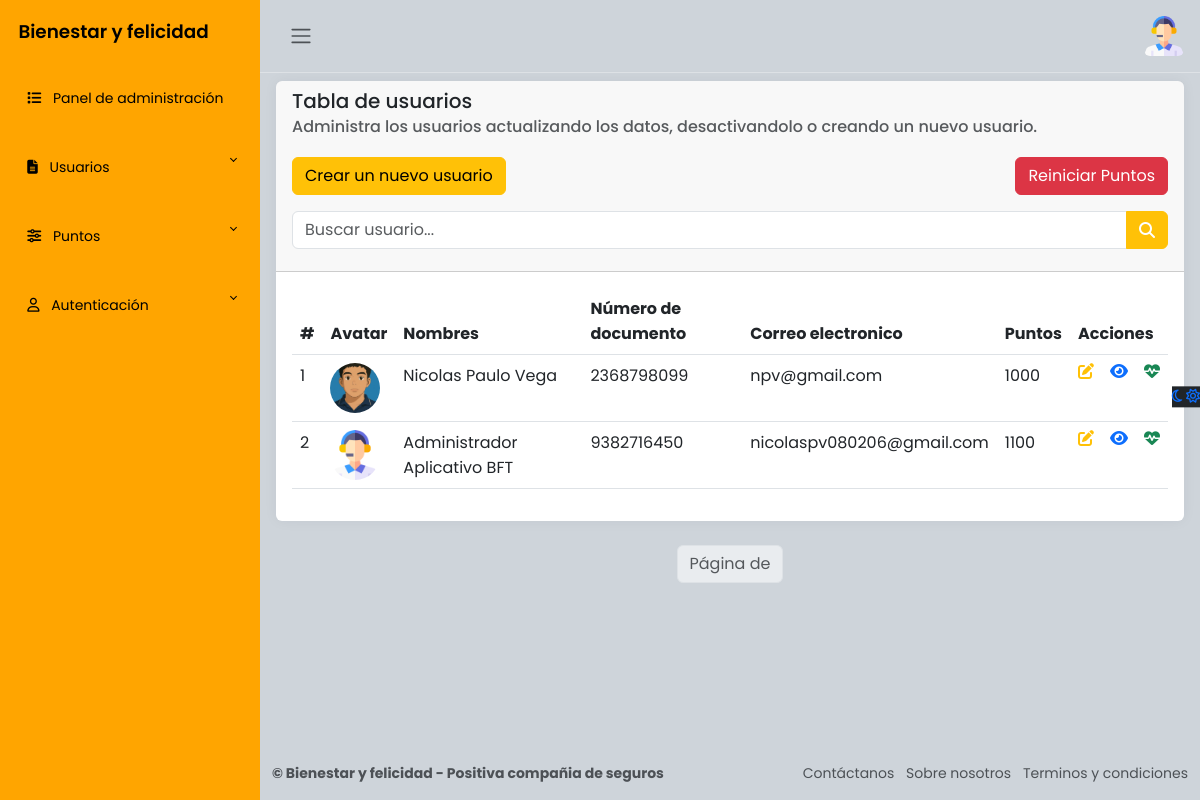
/admin_panel/usuarios (signed in), run on the app's committed database.
### apps/usuarios/models.py (models this page shows, shortened)
class Usuarios(AbstractBaseUser, PermissionsMixin):
    avatar = models.FileField('Avatar', upload_to='usuarios/', null=True, blank=True)
    nombres = models.CharField('Nombres', max_length=50)
    apellidos = models.CharField('Apellidos', max_length=100)
    numero_documento = models.IntegerField('Número de documento', primary_key=True, unique=True)
    correo = models.EmailField('Correo electrónico', max_length=255, unique=True)
    puntos_totales = models.IntegerField('Número total de puntos', default=1000)
    password = models.CharField('Contraseña', max_length=255)
    ultimo_reinicio = models.DateField('Ultimo reinicio de puntos', default=now) # Reiniciar puntos
    is_active = models.BooleanField(default=True)
    is_staff = models.BooleanField(default=False)
    objects = UsuariosManager()
    USERNAME_FIELD = 'numero_documento'
    REQUIRED_FIELDS = ['nombres', 'apellidos', 'correo']
    class Meta:
        verbose_name = 'Usuario'
        verbose_name_plural = 'Usuarios'

### apps/usuarios/views.py (the view)
# urls.py: path('admin_panel/usuarios', login_required(usuarios), name="list_usuarios"),
@login_required(login_url='/accounts/login/')
@user_passes_test(is_staff, login_url='/')
def usuarios(request):
    usuarios = Usuarios.objects.all()
    query = request.GET.get('q', '') # Consultar
    if query:
        usuarios = usuarios.filter(
            Q(numero_documento__icontains = query) |
            Q(nombres__icontains = query) |
            Q(apellidos__icontains = query)
        )
    paginator = Paginator(usuarios,10) # tomar 10 usuarios para paginar
    page_number = request.GET.get('page') # Paginar
    usuarios_paginados = paginator.get_page(page_number) # Mostrar los usuarios paginados
    return render(request, 'admin_dashboard/usuarios/users.html', {'usuario': usuarios_paginados, 'query': query})

### apps/usuarios/views.py (called while the page is built)
def is_staff(user):
    return user.is_active and user.is_staff # Validar si es administrador y esta activo

### apps/usuarios/templates/admin_dashboard/usuarios/users.html (shortened to what this page needs)
{% extends "admin_dashboard/layout.html" %}
{% load static %}
{% block content %}
<main class="content px-3 py-2">
    <div class="card border-0">
        <div class="card-header">
            <h5 class="card-title">
                Tabla de usuarios
            </h5>
            <h6 class="card-subtitle text-muted">
                Administra los usuarios actualizando los datos, desactivandolo o creando un nuevo usuario.
            </h6><br>
            <div class="d-flex justify-content-between w-100">
                <a href="{% url "crear_usuario" %}" class="btn btn-warning">Crear un nuevo usuario</a>
                <a href="{% url "reiniciar_puntos" %}" class="btn btn-danger">Reiniciar Puntos</a>
            </div>
            <form method="get" class="mt-3">
                <div class="input-group">
                    <input type="text" name="q" class="form-control" placeholder="Buscar usuario..." value="{{ request.GET.q }}">
                    <button type="submit" class="btn btn-warning text-white"><i class="fa-solid fa-magnifying-glass"></i></button>
                </div>
            </form>
        </div>
        <div class="card-body">
            <table class="table">
                <thead>
                    <tr>
                        <th scope="col">#</th>
                        <th scope="col">Avatar</th>
                        <th scope="col">Nombres</th>
                        <th scope="col">Número de documento</th>
                        <th scope="col">Correo electronico</th>
                        <th scope="col">Puntos</th>
                        <th scope="col" colspan="3">Acciones</th>
                    </tr>
                </thead>
                <tbody>
                    {% for usuarios in usuario %}
                        <tr>
                            <td>{{ forloop.counter }}</td>
                            <td>
                                {% if usuarios.avatar %}
                                    <img src="{{ usuarios.avatar.url }}" alt="Image" class="img-fluid rounded-circle" style="width: 50px; height: 50px; object-fit: cover;">
                                {% else %}
                                    <span class="text-muted"><strong>Sin avatar</strong></span>
                                {% endif %}
                            </td>
                            <td>{{ usuarios.nombres }} {{ usuarios.apellidos }}</td>
                            <td>{{ usuarios.numero_documento }}</td>
                            <td>{{ usuarios.correo }}</td>
                            <td>{{ usuarios.puntos_totales }}</td>
                            <td><a href="{% url "act_usuario" usuarios.numero_documento %}" class="text-warning"><i class="fa-solid fa-pen-to-square"></i></a></td>
                            <td class="text-center"><a href="{% url "puntos_evidencia" usuarios.numero_documento %}" class="text-prymary"><i class="fa-solid fa-eye"></i></a></td>
                            <td class="text-center"><a href="{% url "puntos" usuarios.numero_documento %}" class="text-success"><i class="fa-solid fa-heart-pulse"></i></a></td>
                        </tr>
                    {% endfor %}
                </tbody>
            </table>
        </div>
    </div>
    <nav>
        <ul class="pagination justify-content-center">
            <li class="page-item disabled">
                <span class="page-link">Página {{ usuarios.number }} de {{ usuarios.paginator.num_pages }}</span>
            </li>
        </ul>
    </nav>
</main>
{% endblock %}

### apps/usuarios/templates/admin_dashboard/layout.html (shortened to what this page needs)
{% load static %}
<html lang="es">
<head>
    <link rel="stylesheet" href="https://cdn.jsdelivr.net/npm/bootstrap@5.3.0-alpha2/dist/css/bootstrap.min.css">
    <link href="https://cdn.jsdelivr.net/npm/bootstrap@5.3.0/dist/css/bootstrap.min.css" rel="stylesheet">
    <link rel="stylesheet" href="{% static 'css/administrador.styles.css' %}">
</head>
<body>
    <div class="wrapper">
        <aside id="sidebar" class="js-sidebar">
            <div class="h-100">
                <div class="sidebar-logo">
                    <a href="{% url "inicio" %}">Bienestar y felicidad</a>
                </div>
                <ul class="sidebar-nav">
                    <li class="sidebar-item">
                        <a href="{% url "admin_panel" %}" class="sidebar-link">
                            <i class="fa-solid fa-list pe-2"></i>
                            Panel de administración
                        </a>
                    </li>
                    <li class="sidebar-item">
                        <a href="#" class="sidebar-link collapsed" data-bs-target="#pages" data-bs-toggle="collapse"
                            aria-expanded="false"><i class="fa-solid fa-file-lines pe-2"></i>
                            Usuarios
                        </a>
                    </li>
                    <li class="sidebar-item">
                        <a href="#" class="sidebar-link collapsed" data-bs-target="#posts" data-bs-toggle="collapse"
                            aria-expanded="false"><i class="fa-solid fa-sliders pe-2"></i>
                            Puntos
                        </a>
                    </li>
                    <li class="sidebar-item">
                        <a href="#" class="sidebar-link collapsed" data-bs-target="#auth" data-bs-toggle="collapse"
                            aria-expanded="false"><i class="fa-regular fa-user pe-2"></i>
                            Autenticación
                        </a>
                    </li>
                </ul>
            </div>
        </aside>
        <div class="main">
            <nav class="navbar navbar-expand px-3 border-bottom">
                <button class="btn" id="sidebar-toggle" type="button">
                    <span class="navbar-toggler-icon"></span>
                </button>
                <div class="navbar-collapse navbar">
                    <ul class="navbar-nav">
                        <li class="nav-item dropdown">
                            <a href="#" data-bs-toggle="dropdown" class="nav-icon pe-md-0">
                                {% if user.is_authenticated %}
                                    {% if user.avatar %}
                                        <img class="avatar img-fluid rounded" src="{{ user.avatar.url }}" alt="Avatar de {{ user.nombres }}">
                                    {% else %}
                                        <img src="{% static "img/usuario/usuario.png" %}" alt="usuario" class="avatar img-fluid">
                                    {% endif %}
                                {% endif %}
                            </a>
                        </li>
                    </ul>
                </div>
            </nav>
            {% block content %}{% endblock %}
            <a href="#" class="theme-toggle">
                <i class="fa-regular fa-moon"></i>
                <i class="fa-regular fa-sun"></i>
            </a>
            <footer class="footer">
                <div class="container-fluid">
                    <div class="row text-muted">
                        <div class="col-6 text-start">
                            <p class="mb-0">
                                <a href="#" class="text-muted">
                                    <strong>&copy; Bienestar y felicidad - Positiva compañia de seguros</strong>
                                </a>
                            </p>
                        </div>
                        <div class="col-6 text-end">
                            <ul class="list-inline">
                                <li class="list-inline-item" data-bs-toggle="modal" data-bs-target="#contactanos">
                                    <a href="#" class="text-muted">Contáctanos</a>
                                </li>
                                <li class="list-inline-item" data-bs-toggle="modal" data-bs-target="#sobreNosotros">
                                    <a href="#" class="text-muted">Sobre nosotros</a>
                                </li>
                                <li class="list-inline-item" data-bs-toggle="modal" data-bs-target="#terminosCondiciones">
                                    <a href="#" class="text-muted">Terminos y condiciones</a>
                                </li>
                            </ul>
                        </div>
                    </div>
                </div>
            </footer>
        </div>
    </div>
</body>
</html>

### static/css/administrador.styles.css (style rules this page uses)
body { font-family: 'Poppins', sans-serif; font-size: 0.875rem; opacity: 1; overflow-y: scroll; margin: 0; }
a { cursor: pointer; text-decoration: none; font-family: 'Poppins', sans-serif; }
li { list-style: none; }
.wrapper { align-items: stretch; display: flex; width: 100%; }
#sidebar { max-width: 260px; min-width: 260px; background: orange; transition: all 0.35s ease-in-out; }
.main { display: flex; flex-direction: column; min-height: 100vh; min-width: 0; overflow: hidden; transition: all 0.35s ease-in-out; width: 100%; background: var(--bs-dark-bg-subtle); }
.sidebar-logo { padding: 1.15rem; }
.sidebar-logo a { color: #000; font-size: 1.15rem; font-weight: 600; }
.sidebar-nav { list-style: none; margin-bottom: 0; padding-left: 0; margin-left: 0; }
a.sidebar-link { padding: 1.5rem 1.7rem; color: #000; position: relative; display: block; font-size: 0.875rem; }
.sidebar-link[data-bs-toggle="collapse"]::after { border: solid; border-width: 0 .075rem .075rem 0; content: ""; display: inline-block; padding: 2px; position: absolute; right: 1.5rem; top: 1.4rem; transform: rotate(-135deg); transition: all .2s ease-out; }
.sidebar-link[data-bs-toggle="collapse"].collapsed::after { transform: rotate(45deg); transition: all .2s ease-out; }
.avatar { height: 40px; width: 40px; }
.navbar-expand .navbar-nav { margin-left: auto; }
.content { flex: 1; max-width: 100vw; width: 100vw; }
@media (min-width:780px) { .content { max-width: auto; width: auto; } }
.card { box-shadow: 0 0 .875rem 0 rgba(34, 46, 60, .05); margin-bottom: 24px; }
.theme-toggle { position: fixed; top: 50%; transform: translateY(-65%); text-align: center; z-index: 10; right: 0; left: auto; border: none; background-color: var(--bs-body-color); }

### data on the page
Usuarios: avatar (picture), nombres "Administrador", apellidos "Aplicativo BFT", numero_documento "9382716450", correo "nicolaspv080206@gmail.com", puntos_totales "1100"
Usuarios: avatar (picture), nombres "Nicolas", apellidos "Paulo Vega", numero_documento "2368798099", correo "npv@gmail.com", puntos_totales "1000"
